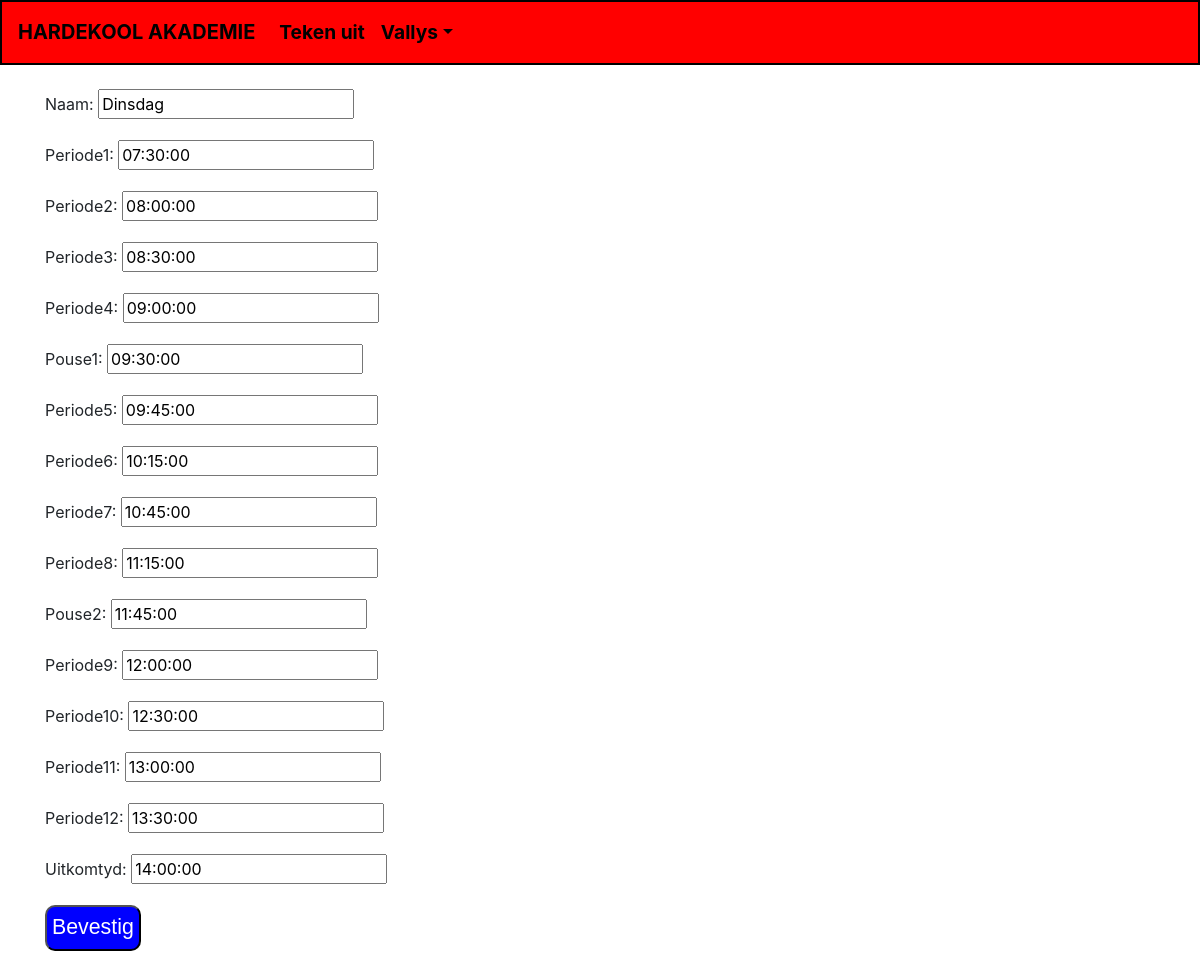
The page /rooster/3/verander (signed in) on the database as committed earlier.
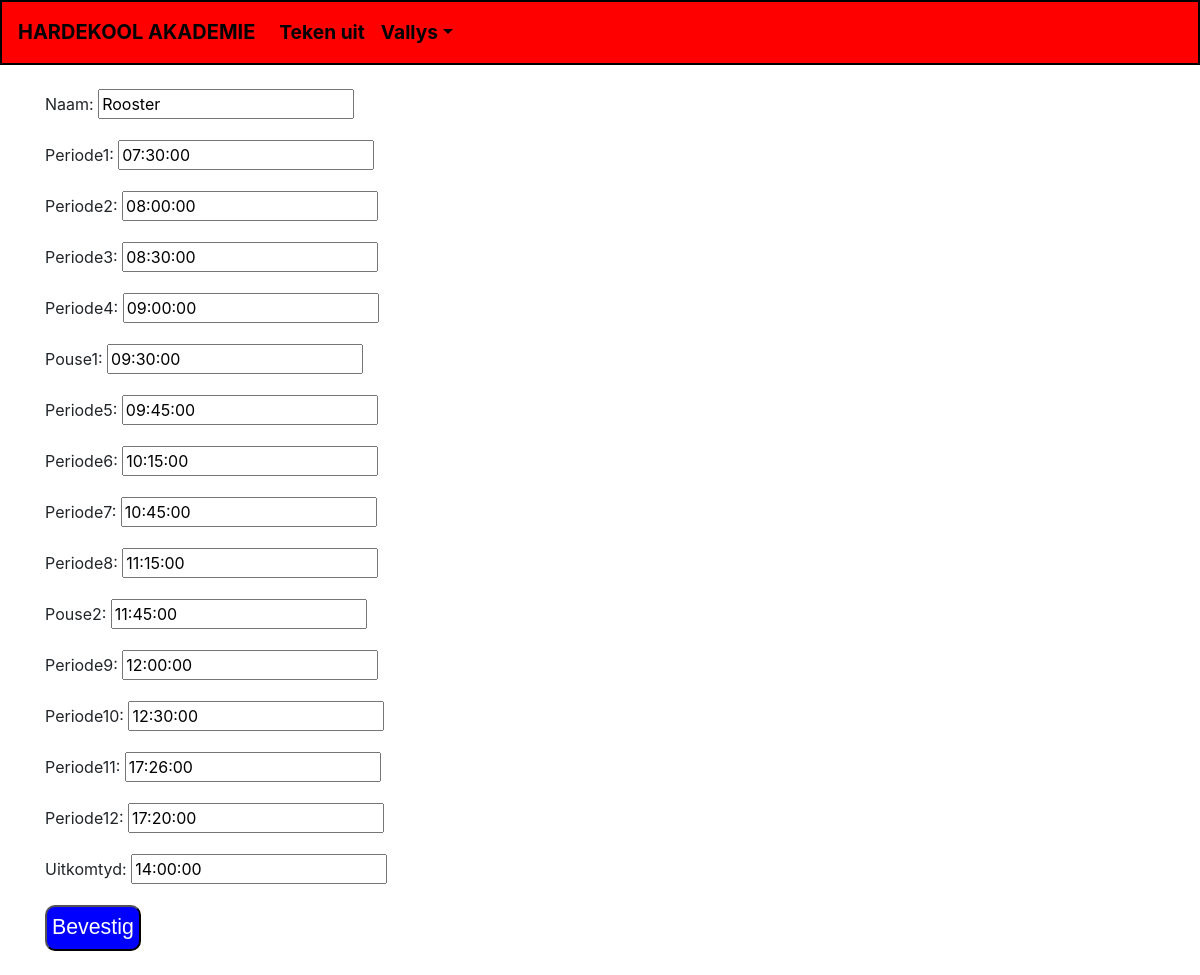
The same page on the database as committed later.
### KlokRooster/models.py (models this page shows, shortened)
class Rooster(models.Model):
    naam = models.CharField(max_length=256, default="Nuwe Rooster")
    periode1 = models.TimeField(default="7:30")
    periode2 = models.TimeField(default="8:00")
    periode3 = models.TimeField(default="8:30")
    periode4 = models.TimeField(default="9:00")
    pouse1 = models.TimeField(default="9:30")
    periode5 = models.TimeField(default="9:45")
    periode6 = models.TimeField(default="10:15")
    periode7 = models.TimeField(default="10:45")
    periode8 = models.TimeField(default="11:15")
    pouse2 = models.TimeField(default="11:45")
    periode9 = models.TimeField(default="12:00")
    periode10 = models.TimeField(default="12:30")
    periode11 = models.TimeField(default="13:00")
    periode12 = models.TimeField(default="13:30")
    uitkomtyd = models.TimeField(default="14:00")
    luisterend = models.BooleanField(default=False)

### KlokRooster/views.py (the view)
# urls.py: path('rooster/<int:pk>/verander', RoosterUpdateView.as_view(), name="verander_rooster"),
class RoosterUpdateView(LoginRequiredMixin, UpdateView):
    context_object_name = "rooster"
    model = Rooster
    fields = ("naam", "periode1", "periode2", "periode3", "periode4", "pouse1", "periode5", "periode6", "periode7", "periode8", "pouse2", "periode9", "periode10", "periode11", "periode12", "uitkomtyd")
    template_name = "verander_rooster.html"

### KlokRooster/templates/verander_rooster.html (shortened to what this page needs)
{% extends 'rooster_base.html' %}
{% block head_block %}
{% load static %}
<link rel="stylesheet" href="{% static 'css/verander_rooster.css' %}">
{% endblock %}
{% block body_block %}
<br>
<form method="POST">
    {{ form.as_p }}
    <button type="submit">Bevestig</button>
</form>
<br>
{% endblock %}

Rows that differ between the two databases and show on the page:
changed Rooster: naam "Dinsdag" → "Rooster"; periode11 "13:00:00" → "17:26:00"; periode12 "13:30:00" → "17:20:00"
